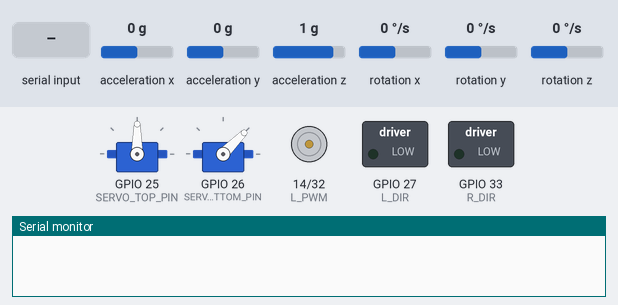
Simulated run of this sketch. Board: ESP32. Shown: 2 × servo, motor-driver pin pairs drawn as motors (green arrow = first pin HIGH = forward, orange = second pin HIGH = backward, longer = more drive), switched loads named in the sketch (green lamp = pin HIGH), the last lines printed to the serial monitor. Wiring (inferred from the names in the program): MPU-6050 motion sensor at I2C address 0x68. The test bench sets the inputs (shaded band); at power-on: acceleration x 0 g, acceleration y 0 g, acceleration z 1 g, rotation x 0 °/s, rotation y 0 °/s, rotation z 0 °/s.

Above: at 1.8 s.
1.9 s: "VIBRATE,,45\n" received over Serial
At 3.1 s:
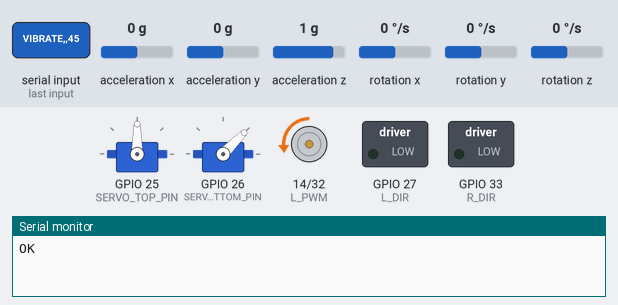
3.4 s: "READ,1\n" received over Serial
4.9 s: "READ\n" received over Serial
Timing chart, 0 to 7.9 s (numbered marks = the images above; inputs shaded):
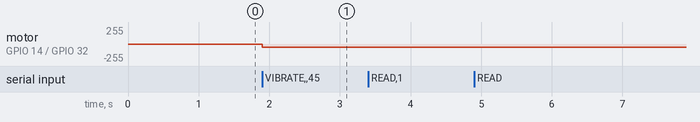

Measured:
- after the input at 1.9 s, motor on GPIO 14 (L_PWM) / GPIO 32 (R_PWM): stopped → backward 45/255 at once

The sketch:

esp32_mpu6050_servo.ino
```cpp
/*
 * ESP32 MPU6050 Servo and Vibration Motor Controller
 *
 * Hardware:
 * - MPU6050 accelerometer/gyroscope (I2C address 0x68)
 * - Two servos: Top (GPIO 25), Bottom (GPIO 26)
 * - Two vibration motors: Left (PWM 14, DIR 27), Right (PWM 32, DIR 33)
 *
 * Serial Protocol (115200 baud):
 * - READ: Returns accelerometer and gyro data as "ax,ay,az,gx,gy,gz"
 * - MOVE,B,ang,T,angle: Moves bottom servo to ang degrees, top servo to angle degrees
 * - VIBRATE,L,R: Sets vibration intensity (0-255) for left and right motors
 */

#include <Wire.h>
#include <ESP32Servo.h>

// --- PIN DEFINITIONS ---
// Servos
#define SERVO_TOP_PIN 25
#define SERVO_BOTTOM_PIN 26

// Vibration Motors
#define L_PWM 14
#define L_DIR 27
#define R_PWM 32
#define R_DIR 33

// MPU6050 I2C Address
#define MPU6050_ADDR 0x68
#define MPU6050_PWR_MGMT_1 0x6B
#define MPU6050_ACCEL_XOUT_H 0x3B

// ----- Servo Limits (Preserved to protect hardware) -----
const int S1_MIN = 15;  // Bottom servo minimum
const int S1_MAX = 75;  // Bottom servo maximum
const int S2_MIN = 0;   // Top servo minimum
const int S2_MAX = 180; // Top servo maximum

// Servo objects
Servo servoTop;
Servo servoBottom;

// Serial communication buffer
String inputString = "";
bool stringComplete = false;

void setup() {
  // Initialize serial communication
  Serial.begin(115200);
  Serial.setTimeout(100);
  inputString.reserve(200);

  // Initialize I2C for MPU6050
  Wire.begin();
  Wire.beginTransmission(MPU6050_ADDR);
  Wire.write(MPU6050_PWR_MGMT_1);
  Wire.write(0); // Wake up MPU6050
  Wire.endTransmission();
  delay(100);

  // Initialize servos
  servoTop.attach(SERVO_TOP_PIN);
  servoBottom.attach(SERVO_BOTTOM_PIN);

  // Set servos to initial positions (middle of range)
  servoBottom.write((S1_MIN + S1_MAX) / 2);
  servoTop.write((S2_MIN + S2_MAX) / 2);

  // Initialize vibration motor pins
  pinMode(L_PWM, OUTPUT);
  pinMode(L_DIR, OUTPUT);
  pinMode(R_PWM, OUTPUT);
  pinMode(R_DIR, OUTPUT);

  // Stop motors initially
  analogWrite(L_PWM, 0);
  digitalWrite(L_DIR, LOW);
  analogWrite(R_PWM, 0);
  digitalWrite(R_DIR, LOW);

  delay(500);
}

void loop() {
  // Check for serial input
  if (Serial.available() > 0) {
    inputString = Serial.readStringUntil('\n');
    inputString.trim();

    if (inputString.length() > 0) {
      processCommand(inputString);
    }
  }
}

void processCommand(String cmd) {
  cmd.toUpperCase();

  // READ command: Return accelerometer and gyro data
  if (cmd == "READ") {
    readMPU6050();
  }
  // MOVE command: MOVE,B,ang,T,angle
  else if (cmd.startsWith("MOVE,")) {
    handleMoveCommand(cmd);
  }
  // VIBRATE command: VIBRATE,L,R
  else if (cmd.startsWith("VIBRATE,")) {
    handleVibrateCommand(cmd);
  }
  else {
    Serial.println("ERROR");
  }
}

void readMPU6050() {
  Wire.beginTransmission(MPU6050_ADDR);
  Wire.write(MPU6050_ACCEL_XOUT_H);
  Wire.endTransmission(false);
  Wire.requestFrom(MPU6050_ADDR, 14, true);

  if (Wire.available() >= 14) {
    // Read accelerometer data (16-bit signed)
    int16_t accelX = (Wire.read() << 8) | Wire.read();
    int16_t accelY = (Wire.read() << 8) | Wire.read();
    int16_t accelZ = (Wire.read() << 8) | Wire.read();

    // Skip temperature
    Wire.read();
    Wire.read();

    // Read gyroscope data (16-bit signed)
    int16_t gyroX = (Wire.read() << 8) | Wire.read();
    int16_t gyroY = (Wire.read() << 8) | Wire.read();
    int16_t gyroZ = (Wire.read() << 8) | Wire.read();

    // Convert to g and degrees/s (assuming ±2g and ±250°/s ranges)
    float ax = accelX / 16384.0;
    float ay = accelY / 16384.0;
    float az = accelZ / 16384.0;
    float gx = gyroX / 131.0;
    float gy = gyroY / 131.0;
    float gz = gyroZ / 131.0;

    // Send comma-separated values
    Serial.print(ax, 6);
    Serial.print(",");
    Serial.print(ay, 6);
    Serial.print(",");
    Serial.print(az, 6);
    Serial.print(",");
    Serial.print(gx, 6);
    Serial.print(",");
    Serial.print(gy, 6);
    Serial.print(",");
    Serial.println(gz, 6);
  } else {
    Serial.println("ERROR");
  }
}

void handleMoveCommand(String cmd) {
  // Parse: MOVE,B,ang,T,angle
  int firstComma = cmd.indexOf(',');
  int secondComma = cmd.indexOf(',', firstComma + 1);
  int thirdComma = cmd.indexOf(',', secondComma + 1);
  int fourthComma = cmd.indexOf(',', thirdComma + 1);

  if (firstComma == -1 || secondComma == -1 || thirdComma == -1 || fourthComma == -1) {
    Serial.println("ERROR");
    return;
  }

  String bPart = cmd.substring(firstComma + 1, secondComma);
  String angStr = cmd.substring(secondComma + 1, thirdComma);
  String tPart = cmd.substring(thirdComma + 1, fourthComma);
  String angleStr = cmd.substring(fourthComma + 1);

  if (bPart != "B" || tPart != "T") {
    Serial.println("ERROR");
    return;
  }

  int bottomAngle = angStr.toInt();
  int topAngle = angleStr.toInt();

  // Clamp angles to servo limits
  bottomAngle = constrain(bottomAngle, S1_MIN, S1_MAX);
  topAngle = constrain(topAngle, S2_MIN, S2_MAX);

  servoBottom.write(bottomAngle);
  servoTop.write(topAngle);

  Serial.println("OK");
}

void handleVibrateCommand(String cmd) {
  // Parse: VIBRATE,L,R
  int firstComma = cmd.indexOf(',');
  int secondComma = cmd.indexOf(',', firstComma + 1);

  if (firstComma == -1 || secondComma == -1) {
    Serial.println("ERROR");
    return;
  }

  int leftIntensity = cmd.substring(firstComma + 1, secondComma).toInt();
  int rightIntensity = cmd.substring(secondComma + 1).toInt();

  // Clamp to 0-255
  leftIntensity = constrain(leftIntensity, 0, 255);
  rightIntensity = constrain(rightIntensity, 0, 255);

  // Set vibration motors
  analogWrite(L_PWM, leftIntensity);
  analogWrite(R_PWM, rightIntensity);

  // Set direction (LOW = one direction, HIGH = reverse)
  // Adjust based on your motor driver requirements
  digitalWrite(L_DIR, leftIntensity > 0 ? LOW : LOW);
  digitalWrite(R_DIR, rightIntensity > 0 ? LOW : LOW);

  Serial.println("OK");
}
```
